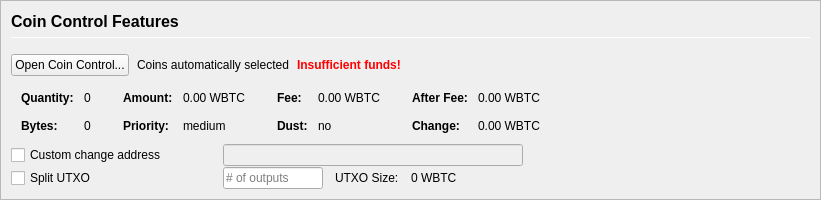
         <widget class="QFrame" name="frameCoinControl">
          <property name="sizePolicy">
           <sizepolicy hsizetype="Expanding" vsizetype="Expanding">
            <horstretch>0</horstretch>
            <verstretch>0</verstretch>
           </sizepolicy>
          </property>
          <property name="maximumSize">
           <size>
            <width>16777215</width>
            <height>16777215</height>
           </size>
          </property>
          <property name="frameShape">
           <enum>QFrame::StyledPanel</enum>
          </property>
          <property name="frameShadow">
           <enum>QFrame::Sunken</enum>
          </property>
          <layout class="QVBoxLayout" name="verticalLayoutCoinControl2">
           <property name="spacing">
            <number>0</number>
           </property>
           <property name="leftMargin">
            <number>0</number>
           </property>
           <property name="topMargin">
            <number>0</number>
           </property>
           <property name="rightMargin">
            <number>0</number>
           </property>
           <property name="bottomMargin">
            <number>0</number>
           </property>
           <item>
            <widget class="QFrame" name="frameCoinControl_BG">
             <layout class="QVBoxLayout" name="verticalLayoutCoinControl" stretch="0,0,0,0,0,0">
              <property name="spacing">
               <number>1</number>
              </property>
              <property name="leftMargin">
               <number>10</number>
              </property>
              <property name="topMargin">
               <number>10</number>
              </property>
              <item>
               <layout class="QHBoxLayout" name="horizontalLayoutCoinControl1">
                <property name="bottomMargin">
                 <number>15</number>
                </property>
                <item>
                 <layout class="QVBoxLayout" name="verticalLayout_3">
                  <property name="spacing">
                   <number>6</number>
                  </property>
                  <item>
                   <widget class="QLabel" name="labelCoinControlFeatures">
                    <property name="sizePolicy">
                     <sizepolicy hsizetype="Preferred" vsizetype="Maximum">
                      <horstretch>0</horstretch>
                      <verstretch>0</verstretch>
                     </sizepolicy>
                    </property>
                    <property name="minimumSize">
                     <size>
                      <width>0</width>
                      <height>20</height>
                     </size>
                    </property>
                    <property name="font">
                     <font>
                      <pointsize>12</pointsize>
                      <weight>75</weight>
                      <bold>true</bold>
                     </font>
                    </property>
                    <property name="styleSheet">
                     <string notr="true">font-weight:bold;</string>
                    </property>
                    <property name="text">
                     <string>Coin Control Features</string>
                    </property>
                   </widget>
                  </item>
                  <item>
                   <widget class="Line" name="line">
                    <property name="minimumSize">
                     <size>
                      <width>0</width>
                      <height>1</height>
                     </size>
                    </property>
                    <property name="maximumSize">
                     <size>
                      <width>16777215</width>
                      <height>1</height>
                     </size>
                    </property>
                    <property name="orientation">
                     <enum>Qt::Horizontal</enum>
                    </property>
                   </widget>
                  </item>
                 </layout>
                </item>
               </layout>
              </item>
              <item>
               <layout class="QHBoxLayout" name="horizontalLayoutCoinControl2" stretch="0,0,0,0">
                <property name="spacing">
                 <number>8</number>
                </property>
                <property name="bottomMargin">
                 <number>10</number>
                </property>
                <item>
                 <widget class="QPushButton" name="pushButtonCoinControl">
                  <property name="styleSheet">
                   <string notr="true"/>
                  </property>
                  <property name="text">
                   <string>Open Coin Control...</string>
                  </property>
                  <property name="autoDefault">
                   <bool>false</bool>
                  </property>
                 </widget>
                </item>
                <item>
                 <widget class="QLabel" name="labelCoinControlAutomaticallySelected">
                  <property name="text">
                   <string>Coins automatically selected</string>
                  </property>
                  <property name="margin">
                   <number>5</number>
                  </property>
                 </widget>
                </item>
                <item>
                 <widget class="QLabel" name="labelCoinControlInsuffFunds">
                  <property name="font">
                   <font>
                    <weight>75</weight>
                    <bold>true</bold>
                   </font>
                  </property>
                  <property name="styleSheet">
                   <string notr="true">color:red;font-weight:bold;</string>
                  </property>
                  <property name="text">
                   <string>Insufficient funds!</string>
                  </property>
                  <property name="margin">
                   <number>5</number>
                  </property>
                 </widget>
                </item>
                <item>
                 <spacer name="horizontalSpacerCoinControl">
                  <property name="orientation">
                   <enum>Qt::Horizontal</enum>
                  </property>
                  <property name="sizeHint" stdset="0">
                   <size>
                    <width>40</width>
                    <height>1</height>
                   </size>
                  </property>
                 </spacer>
                </item>
               </layout>
              </item>
              <item>
               <widget class="QWidget" name="widgetCoinControl" native="true">
                <property name="sizePolicy">
                 <sizepolicy hsizetype="Preferred" vsizetype="Preferred">
                  <horstretch>0</horstretch>
                  <verstretch>0</verstretch>
                 </sizepolicy>
                </property>
                <property name="minimumSize">
                 <size>
                  <width>0</width>
                  <height>0</height>
                 </size>
                </property>
                <property name="styleSheet">
                 <string notr="true"/>
                </property>
                <layout class="QHBoxLayout" name="horizontalLayoutCoinControl5">
                 <property name="leftMargin">
                  <number>0</number>
                 </property>
                 <property name="topMargin">
                  <number>0</number>
                 </property>
                 <property name="rightMargin">
                  <number>0</number>
                 </property>
                 <property name="bottomMargin">
                  <number>0</number>
                 </property>
                 <item>
                  <layout class="QHBoxLayout" name="horizontalLayoutCoinControl3" stretch="0,0,0,1">
                   <property name="spacing">
                    <number>20</number>
                   </property>
                   <property name="topMargin">
                    <number>0</number>
                   </property>
                   <property name="bottomMargin">
                    <number>10</number>
                   </property>
                   <item>
                    <layout class="QFormLayout" name="formLayoutCoinControl1">
                     <property name="horizontalSpacing">
                      <number>10</number>
                     </property>
                     <property name="verticalSpacing">
                      <number>14</number>
                     </property>
                     <property name="leftMargin">
                      <number>10</number>
                     </property>
                     <property name="topMargin">
                      <number>4</number>
                     </property>
                     <property name="rightMargin">
                      <number>6</number>
                     </property>
                     <item row="0" column="0">
                      <widget class="QLabel" name="labelCoinControlQuantityText">
                       <property name="font">
                        <font>
                         <weight>75</weight>
                         <bold>true</bold>
                        </font>
                       </property>
                       <property name="text">
                        <string>Quantity:</string>
                       </property>
                       <property name="margin">
                        <number>0</number>
                       </property>
                      </widget>
                     </item>
                     <item row="0" column="1">
                      <widget class="QLabel" name="labelCoinControlQuantity">
                       <property name="cursor">
                        <cursorShape>IBeamCursor</cursorShape>
                       </property>
                       <property name="contextMenuPolicy">
                        <enum>Qt::ActionsContextMenu</enum>
                       </property>
                       <property name="text">
                        <string notr="true">0</string>
                       </property>
                       <property name="margin">
                        <number>0</number>
                       </property>
                       <property name="textInteractionFlags">
                        <set>Qt::LinksAccessibleByMouse|Qt::TextSelectableByKeyboard|Qt::TextSelectableByMouse</set>
                       </property>
                      </widget>
                     </item>
                     <item row="1" column="0">
                      <widget class="QLabel" name="labelCoinControlBytesText">
                       <property name="font">
                        <font>
                         <weight>75</weight>
                         <bold>true</bold>
                        </font>
                       </property>
                       <property name="text">
                        <string>Bytes:</string>
                       </property>
                      </widget>
                     </item>
                     <item row="1" column="1">
                      <widget class="QLabel" name="labelCoinControlBytes">
                       <property name="cursor">
                        <cursorShape>IBeamCursor</cursorShape>
                       </property>
                       <property name="contextMenuPolicy">
                        <enum>Qt::ActionsContextMenu</enum>
                       </property>
                       <property name="text">
                        <string notr="true">0</string>
                       </property>
                       <property name="textInteractionFlags">
                        <set>Qt::LinksAccessibleByMouse|Qt::TextSelectableByKeyboard|Qt::TextSelectableByMouse</set>
                       </property>
                      </widget>
                     </item>
                    </layout>
                   </item>
                   <item>
                    <layout class="QFormLayout" name="formLayoutCoinControl2">
                     <property name="horizontalSpacing">
                      <number>10</number>
                     </property>
                     <property name="verticalSpacing">
                      <number>14</number>
                     </property>
                     <property name="leftMargin">
                      <number>6</number>
                     </property>
                     <property name="topMargin">
                      <number>4</number>
                     </property>
                     <property name="rightMargin">
                      <number>6</number>
                     </property>
                     <item row="0" column="0">
                      <widget class="QLabel" name="labelCoinControlAmountText">
                       <property name="font">
                        <font>
                         <weight>75</weight>
                         <bold>true</bold>
                        </font>
                       </property>
                       <property name="text">
                        <string>Amount:</string>
                       </property>
                       <property name="margin">
                        <number>0</number>
                       </property>
                      </widget>
                     </item>
                     <item row="0" column="1">
                      <widget class="QLabel" name="labelCoinControlAmount">
                       <property name="cursor">
                        <cursorShape>IBeamCursor</cursorShape>
                       </property>
                       <property name="contextMenuPolicy">
                        <enum>Qt::ActionsContextMenu</enum>
                       </property>
                       <property name="text">
                        <string notr="true">0.00 WBTC</string>
                       </property>
                       <property name="textInteractionFlags">
                        <set>Qt::LinksAccessibleByMouse|Qt::TextSelectableByKeyboard|Qt::TextSelectableByMouse</set>
                       </property>
                      </widget>
                     </item>
                     <item row="1" column="0">
                      <widget class="QLabel" name="labelCoinControlPriorityText">
                       <property name="font">
                        <font>
                         <weight>75</weight>
                         <bold>true</bold>
                        </font>
                       </property>
                       <property name="text">
                        <string>Priority:</string>
                       </property>
                      </widget>
                     </item>
                     <item row="1" column="1">
                      <widget class="QLabel" name="labelCoinControlPriority">
                       <property name="cursor">
                        <cursorShape>IBeamCursor</cursorShape>
                       </property>
                       <property name="contextMenuPolicy">
                        <enum>Qt::ActionsContextMenu</enum>
                       </property>
                       <property name="text">
                        <string>medium</string>
                       </property>
                       <property name="textInteractionFlags">
                        <set>Qt::LinksAccessibleByMouse|Qt::TextSelectableByKeyboard|Qt::TextSelectableByMouse</set>
                       </property>
                      </widget>
                     </item>
                    </layout>
                   </item>
                   <item>
                    <layout class="QFormLayout" name="formLayoutCoinControl3">
                     <property name="horizontalSpacing">
                      <number>10</number>
                     </property>
                     <property name="verticalSpacing">
                      <number>14</number>
                     </property>
                     <property name="leftMargin">
                      <number>6</number>
                     </property>
                     <property name="topMargin">
                      <number>4</number>
                     </property>
                     <property name="rightMargin">
                      <number>6</number>
                     </property>
                     <item row="0" column="0">
                      <widget class="QLabel" name="labelCoinControlFeeText">
                       <property name="font">
                        <font>
                         <weight>75</weight>
                         <bold>true</bold>
                        </font>
                       </property>
                       <property name="text">
                        <string>Fee:</string>
                       </property>
                       <property name="margin">
                        <number>0</number>
                       </property>
                      </widget>
                     </item>
                     <item row="0" column="1">
                      <widget class="QLabel" name="labelCoinControlFee">
                       <property name="cursor">
                        <cursorShape>IBeamCursor</cursorShape>
                       </property>
                       <property name="contextMenuPolicy">
                        <enum>Qt::ActionsContextMenu</enum>
                       </property>
                       <property name="text">
                        <string notr="true">0.00 WBTC</string>
                       </property>
                       <property name="textInteractionFlags">
                        <set>Qt::LinksAccessibleByMouse|Qt::TextSelectableByKeyboard|Qt::TextSelectableByMouse</set>
                       </property>
                      </widget>
                     </item>
                     <item row="1" column="0">
                      <widget class="QLabel" name="labelCoinControlLowOutputText">
                       <property name="font">
                        <font>
                         <weight>75</weight>
                         <bold>true</bold>
                        </font>
                       </property>
                       <property name="text">
                        <string>Dust:</string>
                       </property>
                      </widget>
                     </item>
                     <item row="1" column="1">
                      <widget class="QLabel" name="labelCoinControlLowOutput">
                       <property name="cursor">
                        <cursorShape>IBeamCursor</cursorShape>
                       </property>
                       <property name="contextMenuPolicy">
                        <enum>Qt::ActionsContextMenu</enum>
                       </property>
                       <property name="text">
                        <string>no</string>
                       </property>
                       <property name="textInteractionFlags">
                        <set>Qt::LinksAccessibleByMouse|Qt::TextSelectableByKeyboard|Qt::TextSelectableByMouse</set>
                       </property>
                      </widget>
                     </item>
                    </layout>
                   </item>
                   <item>
                    <layout class="QFormLayout" name="formLayoutCoinControl4">
                     <property name="horizontalSpacing">
                      <number>10</number>
                     </property>
                     <property name="verticalSpacing">
                      <number>14</number>
                     </property>
                     <property name="leftMargin">
                      <number>6</number>
                     </property>
                     <property name="topMargin">
                      <number>4</number>
                     </property>
                     <property name="rightMargin">
                      <number>6</number>
                     </property>
                     <item row="0" column="0">
                      <widget class="QLabel" name="labelCoinControlAfterFeeText">
                       <property name="font">
                        <font>
                         <weight>75</weight>
                         <bold>true</bold>
                        </font>
                       </property>
                       <property name="text">
                        <string>After Fee:</string>
                       </property>
                       <property name="margin">
                        <number>0</number>
                       </property>
                      </widget>
                     </item>
                     <item row="0" column="1">
                      <widget class="QLabel" name="labelCoinControlAfterFee">
                       <property name="cursor">
                        <cursorShape>IBeamCursor</cursorShape>
                       </property>
                       <property name="contextMenuPolicy">
                        <enum>Qt::ActionsContextMenu</enum>
                       </property>
                       <property name="text">
                        <string notr="true">0.00 WBTC</string>
                       </property>
                       <property name="textInteractionFlags">
                        <set>Qt::LinksAccessibleByMouse|Qt::TextSelectableByKeyboard|Qt::TextSelectableByMouse</set>
                       </property>
                      </widget>
                     </item>
                     <item row="1" column="0">
                      <widget class="QLabel" name="labelCoinControlChangeText">
                       <property name="font">
                        <font>
                         <weight>75</weight>
                         <bold>true</bold>
                        </font>
                       </property>
                       <property name="text">
                        <string>Change:</string>
                       </property>
                      </widget>
                     </item>
                     <item row="1" column="1">
                      <widget class="QLabel" name="labelCoinControlChange">
                       <property name="cursor">
                        <cursorShape>IBeamCursor</cursorShape>
                       </property>
                       <property name="contextMenuPolicy">
                        <enum>Qt::ActionsContextMenu</enum>
                       </property>
                       <property name="text">
                        <string notr="true">0.00 WBTC</string>
                       </property>
                       <property name="textInteractionFlags">
                        <set>Qt::LinksAccessibleByMouse|Qt::TextSelectableByKeyboard|Qt::TextSelectableByMouse</set>
                       </property>
                      </widget>
                     </item>
                    </layout>
                   </item>
                  </layout>
                 </item>
                </layout>
               </widget>
              </item>
              <item>
               <layout class="QHBoxLayout" name="horizontalLayoutCoinControl4">
                <property name="spacing">
                 <number>12</number>
                </property>
                <property name="sizeConstraint">
                 <enum>QLayout::SetDefaultConstraint</enum>
                </property>
                <property name="topMargin">
                 <number>0</number>
                </property>
                <property name="rightMargin">
                 <number>0</number>
                </property>
                <item>
                 <widget class="QCheckBox" name="checkBoxCoinControlChange">
                  <property name="sizePolicy">
                   <sizepolicy hsizetype="Preferred" vsizetype="Preferred">
                    <horstretch>0</horstretch>
                    <verstretch>0</verstretch>
                   </sizepolicy>
                  </property>
                  <property name="minimumSize">
                   <size>
                    <width>200</width>
                    <height>0</height>
                   </size>
                  </property>
                  <property name="maximumSize">
                   <size>
                    <width>200</width>
                    <height>16777215</height>
                   </size>
                  </property>
                  <property name="toolTip">
                   <string>If this is activated, but the change address is empty or invalid, change will be sent to a newly generated address.</string>
                  </property>
                  <property name="text">
                   <string>Custom change address</string>
                  </property>
                 </widget>
                </item>
                <item>
                 <widget class="QValidatedLineEdit" name="lineEditCoinControlChange">
                  <property name="enabled">
                   <bool>false</bool>
                  </property>
                  <property name="sizePolicy">
                   <sizepolicy hsizetype="Preferred" vsizetype="Preferred">
                    <horstretch>0</horstretch>
                    <verstretch>0</verstretch>
                   </sizepolicy>
                  </property>
                  <property name="minimumSize">
                   <size>
                    <width>300</width>
                    <height>0</height>
                   </size>
                  </property>
                 </widget>
                </item>
                <item>
                 <widget class="QLabel" name="labelCoinControlChangeLabel">
                  <property name="sizePolicy">
                   <sizepolicy hsizetype="Preferred" vsizetype="Preferred">
                    <horstretch>0</horstretch>
                    <verstretch>0</verstretch>
                   </sizepolicy>
                  </property>
                  <property name="minimumSize">
                   <size>
                    <width>100</width>
                    <height>0</height>
                   </size>
                  </property>
                  <property name="text">
                   <string/>
                  </property>
                  <property name="margin">
                   <number>3</number>
                  </property>
                 </widget>
                </item>
               </layout>
              </item>
              <item>
               <layout class="QHBoxLayout" name="horizontalLayoutCoinControl6">
                <property name="spacing">
                 <number>12</number>
                </property>
                <property name="rightMargin">
                 <number>0</number>
                </property>
                <item>
                 <widget class="QCheckBox" name="splitBlockCheckBox">
                  <property name="sizePolicy">
                   <sizepolicy hsizetype="Preferred" vsizetype="Preferred">
                    <horstretch>0</horstretch>
                    <verstretch>0</verstretch>
                   </sizepolicy>
                  </property>
                  <property name="minimumSize">
                   <size>
                    <width>200</width>
                    <height>0</height>
                   </size>
                  </property>
                  <property name="maximumSize">
                   <size>
                    <width>200</width>
                    <height>16777215</height>
                   </size>
                  </property>
                  <property name="text">
                   <string>Split UTXO</string>
                  </property>
                 </widget>
                </item>
                <item>
                 <widget class="QLineEdit" name="splitBlockLineEdit">
                  <property name="sizePolicy">
                   <sizepolicy hsizetype="Preferred" vsizetype="Preferred">
                    <horstretch>50</horstretch>
                    <verstretch>0</verstretch>
                   </sizepolicy>
                  </property>
                  <property name="minimumSize">
                   <size>
                    <width>100</width>
                    <height>0</height>
                   </size>
                  </property>
                  <property name="maximumSize">
                   <size>
                    <width>100</width>
                    <height>16777215</height>
                   </size>
                  </property>
                  <property name="placeholderText">
                   <string># of outputs</string>
                  </property>
                 </widget>
                </item>
                <item>
                 <widget class="QLabel" name="labelBlockSizeText">
                  <property name="text">
                   <string>UTXO Size:</string>
                  </property>
                 </widget>
                </item>
                <item>
                 <widget class="QLabel" name="labelBlockSize">
                  <property name="text">
                   <string>0 WBTC</string>
                  </property>
                 </widget>
                </item>
                <item>
                 <spacer name="horizontalSpacer_7">
                  <property name="orientation">
                   <enum>Qt::Horizontal</enum>
                  </property>
                  <property name="sizeHint" stdset="0">
                   <size>
                    <width>40</width>
                    <height>20</height>
                   </size>
                  </property>
                 </spacer>
                </item>
               </layout>
              </item>
              <item>
               <spacer name="verticalSpacerCoinControl">
                <property name="orientation">
                 <enum>Qt::Vertical</enum>
                </property>
                <property name="sizeHint" stdset="0">
                 <size>
                  <width>800</width>
                  <height>1</height>
                 </size>
                </property>
               </spacer>
              </item>
             </layout>
            </widget>
           </item>
          </layout>
         </widget>
